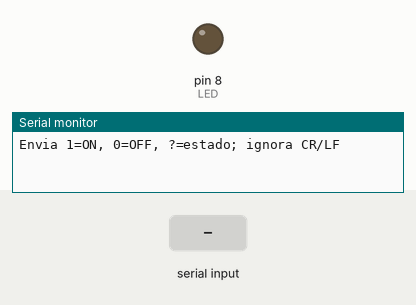
Recording of a sketch running on a simulated Arduino Uno, built with avr-gcc and run on an emulated ATmega328P. On the bench: output pins drawn as LEDs (lit = HIGH), the last lines printed to the serial monitor. Inputs (shaded band) come from the test bench.

Above: at 1.2 s.
1.3 s: "1\n" received over Serial
At 2.1 s:
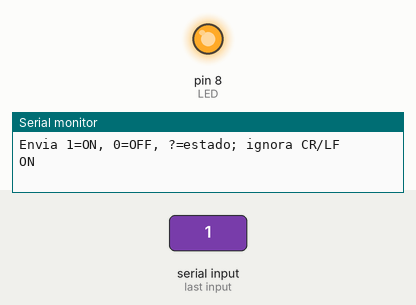
2.8 s: byte 48 ('0') received over Serial
At 3.3 s:
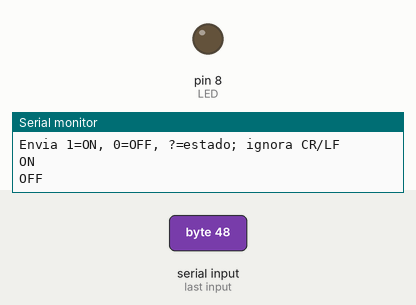
Timing chart, 0 to 5.8 s (numbered marks = the images above; inputs shaded):
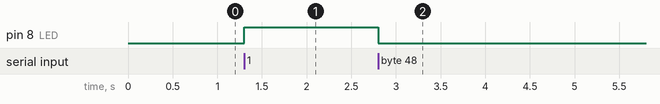

Measured:
- after the input at 1.3 s, pin 8 (LED): LOW → HIGH at once
- after the input at 2.8 s, pin 8 (LED): HIGH → LOW at once

The sketch:

monitor_comandos.ino
```cpp
#include <Arduino.h>
const byte LED = 8;
void setup() {
  Serial.begin(115200);
  pinMode(LED, OUTPUT);
  Serial.println(F("Envia 1=ON, 0=OFF, ?=estado; ignora CR/LF"));
}
void loop() {
  if (!Serial.available())
    return;
  char c = Serial.read();
  if (c == '1' || c == '0') {
    digitalWrite(LED, c == '1');
    Serial.println(c == '1' ? F("ON") : F("OFF"));
  } else if (c == '?')
    Serial.println(digitalRead(LED) ? F("ON") : F("OFF"));
  else if (c != '\n' && c != '\r')
    Serial.println(F("Comando invalido; no cambio salida"));
}
```
